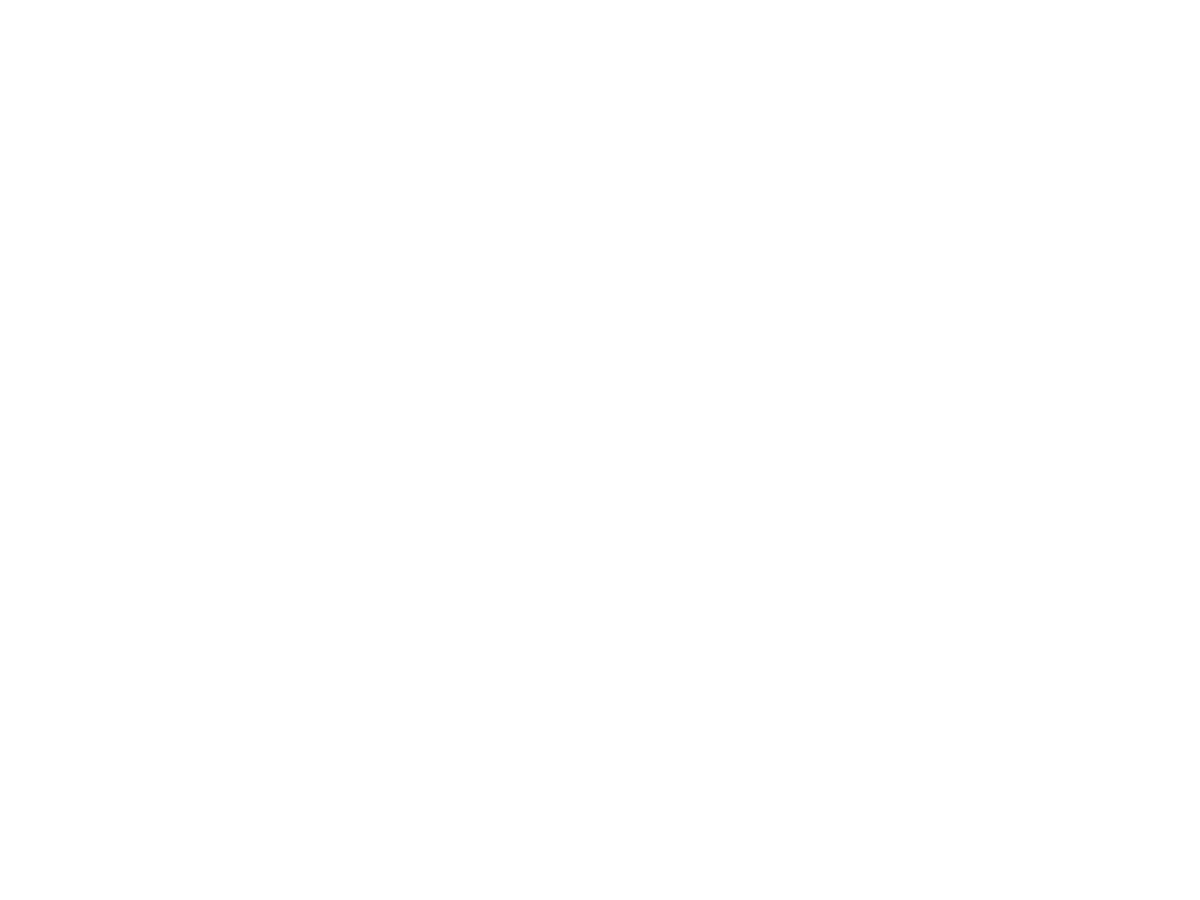
Frame 1 (no input)
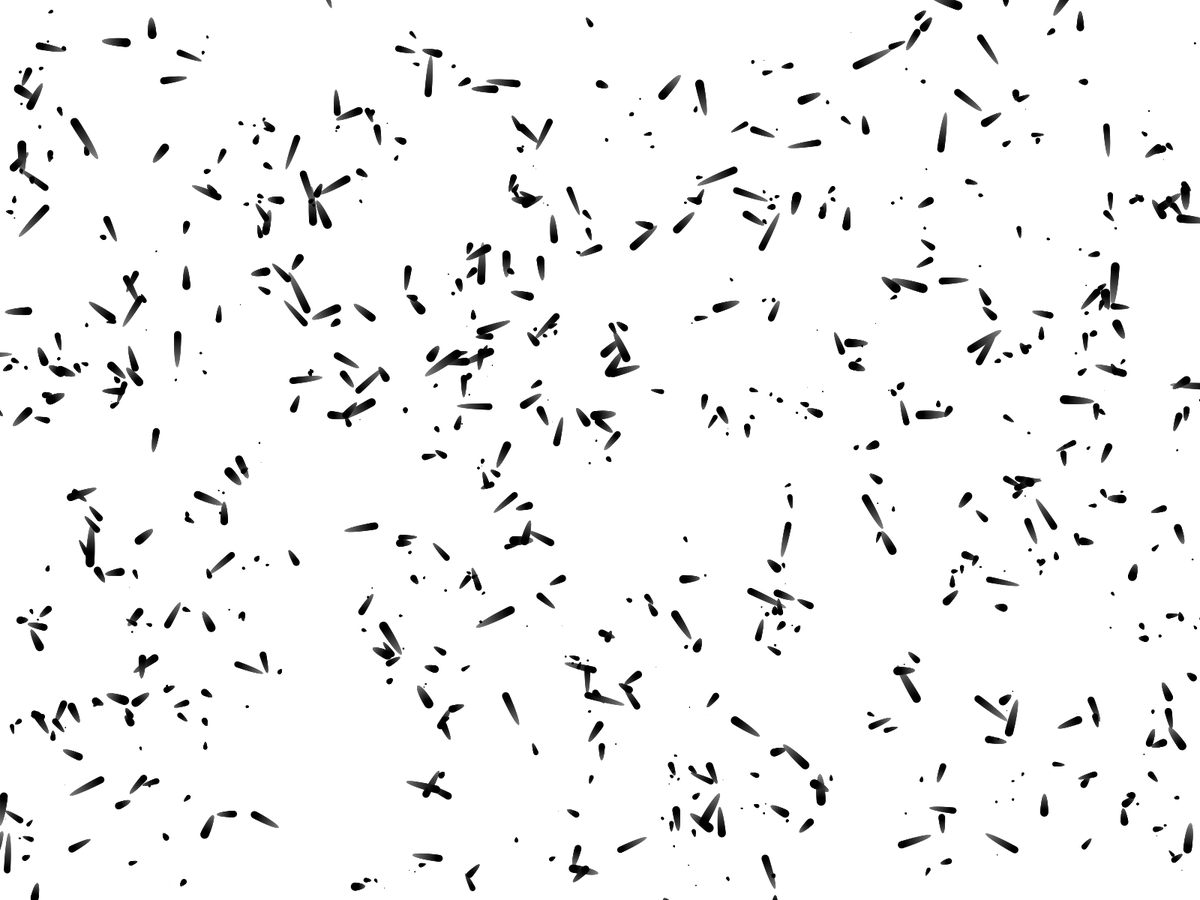
Frame 60 (the mouse pressed at the canvas centre just before this capture)
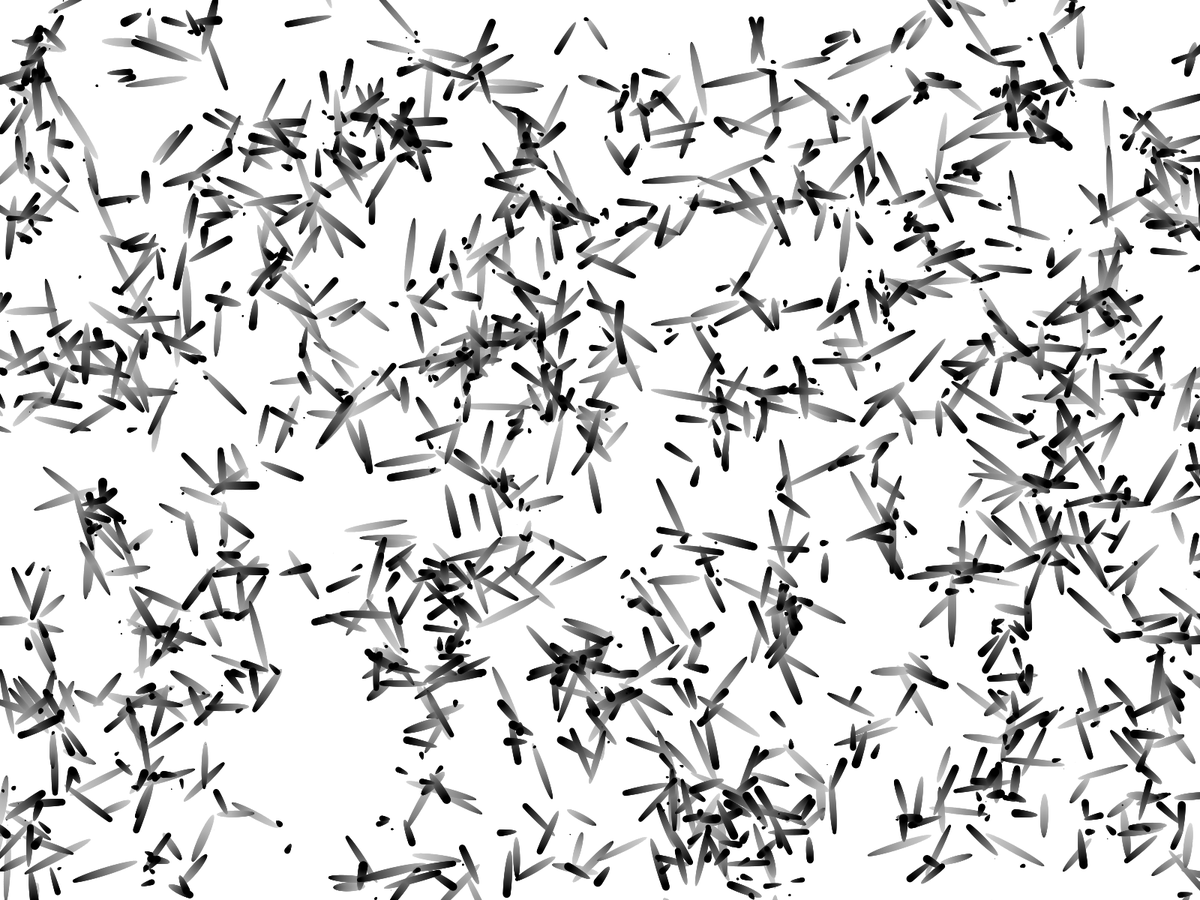
Frame 120 (the mouse held since frame 60 and released just before this capture)

The Processing sketch that drew these frames (run headless with seeded random() and noise(); from frame 60 on, the mouse is pressed at the canvas centre):

// Processing sketch: particles
// ── particles.pde
color emitterColor = color(0);
color backgroundColor = color(255,5);
int cantidad = 500;



emitter[] emitters = new emitter[cantidad];


void setup() {
  //size(1080,1080);
  fullScreen();
  noStroke();
  background(backgroundColor);
  for(int i=0; i<cantidad; i++){
    emitters[i]= new emitter(random(0,width),random(0,height), emitterColor);
  }
}

void draw() {
  
  fill(backgroundColor);
  rect(0,0,width,height);
  for(emitter t: emitters){
    t.draw();
  }
  println(frameRate);
  
}
// ── emitter.pde
class emitter{
  
  ArrayList<particle> particles;
  float posX;
  float posY;
  color particleColor;
  
  emitter (float x, float y, color z){
    
    posX=x;
    posY=y;
    particleColor=z; 
    particles = new ArrayList<particle>();
    for(int i=0; i<20;i++){
      particles.add(new particle(posX,posY));
    }
  }
  
  void draw (){
    for(particle t:particles){
      t.drawP();
    }
    posX+= random(-1,1);
    posY+= random(-1,1);
  }
  
  void removeNadd(particle t){
    particles.remove(t);
    
  }
  
  class particle {
  
  int life;
  int time;
  float size;
  float angle;
  float rotAngle; //direccion de emision de la particular
  float offsetX;
  float offsetY;
  float dist;
  float maxSize;

  emitter emit;
   
  particle(float x, float y){
    life = 0;
    rotAngle = random(0,6.3);
    posX=x;
    posY=y;
    offsetX=posX + random(-20,20);
    offsetY=posY + random(-20,20);
    time = int(random(10,600));
    dist = random(20,50);
    maxSize = random(8,12);

  }

  void drawP (){
    time--;
    if (time<0){
      life += 1;
      angle=radians(2*life-90);
      
      size=maxSize*cos(angle)-pow(0.04*cos(angle),3);
      pushMatrix();
      translate(offsetX,offsetY);
      rotate(rotAngle);
      noStroke();
      fill(particleColor);
      ellipse(0,dist*(sin(angle)+1),size,size);
      popMatrix();
  
      if(2*life-90>90){
        life=0;
        rotAngle = random(0,6.3);
        time = int(random(10,120)); 
        offsetX = posX + random(-5,5);
        offsetY = posY + random(-5,5);
        dist = random(20,50);
        maxSize = random(8,12);

      }
    }
    
  }
}
  


}
